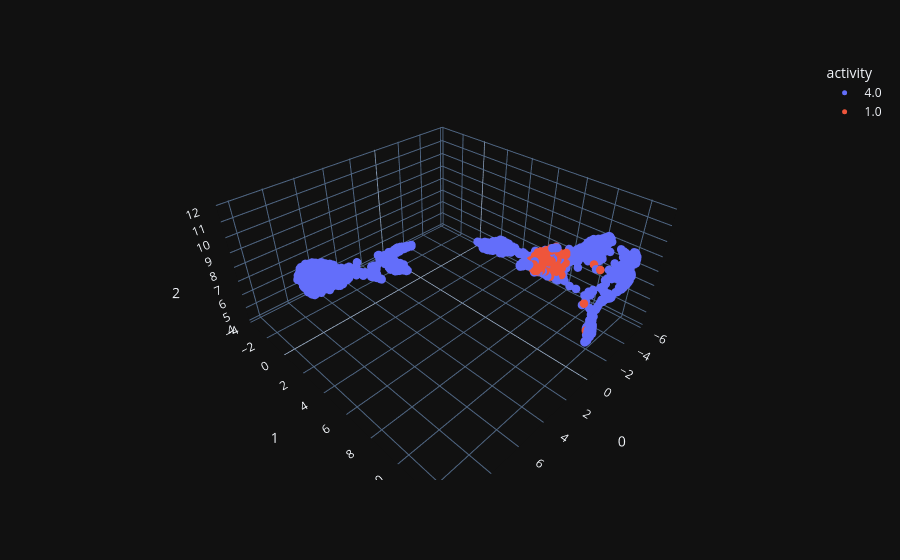

Write notebook code for a chart like this one.
### Code cell
# Create a boolean mask for values equal to 1 or 4
mask = (label_concat_vote == 1) | (label_concat_vote == 4)
# Get the indices of the elements that are equal to 1 or 4
indices = np.where(mask)[0]
r = repre_reshape[indices]

l = label_concat_vote[indices]
proj_3d_gyro = umap_3d.fit_transform(r)

fig_3d = px.scatter_3d(
    proj_3d_gyro, x=0, y=1, z=2,
    color=l.astype(str),  
    labels={'color': 'activity'}
)
fig_3d.update_traces(marker_size=5)

fig_3d.show()

### Figure 1 — Plotly figure (JSON) as saved in the notebook; plotly's stock layout.template omitted (floating-point values rounded to 4 significant figures; data arrays with more than 128 entries replaced by an {"elided": "..."} marker saying what was removed)
{"data": [{"hovertemplate": "activity=4.0<br>0=%{x}<br>1=%{y}<br>2=%{z}<extra></extra>", "legendgroup": "4.0", "marker": {"color": "#636efa", "symbol": "circle", "size": 5}, "mode": "markers", "name": "4.0", "scene": "scene", "showlegend": true, "x": {"elided": "1734 float values"}, "y": {"elided": "1734 float values"}, "z": {"elided": "1734 float values"}, "type": "scatter3d"}, {"hovertemplate": "activity=1.0<br>0=%{x}<br>1=%{y}<br>2=%{z}<extra></extra>", "legendgroup": "1.0", "marker": {"color": "#EF553B", "symbol": "circle", "size": 5}, "mode": "markers", "name": "1.0", "scene": "scene", "showlegend": true, "x": {"elided": "164 float values"}, "y": {"elided": "164 float values"}, "z": {"elided": "164 float values"}, "type": "scatter3d"}], "layout": {"scene": {"domain": {"x": [0.0, 1.0], "y": [0.0, 1.0]}, "xaxis": {"title": {"text": "0"}}, "yaxis": {"title": {"text": "1"}}, "zaxis": {"title": {"text": "2"}}}, "legend": {"title": {"text": "activity"}, "tracegroupgap": 0}, "margin": {"t": 60}}}
